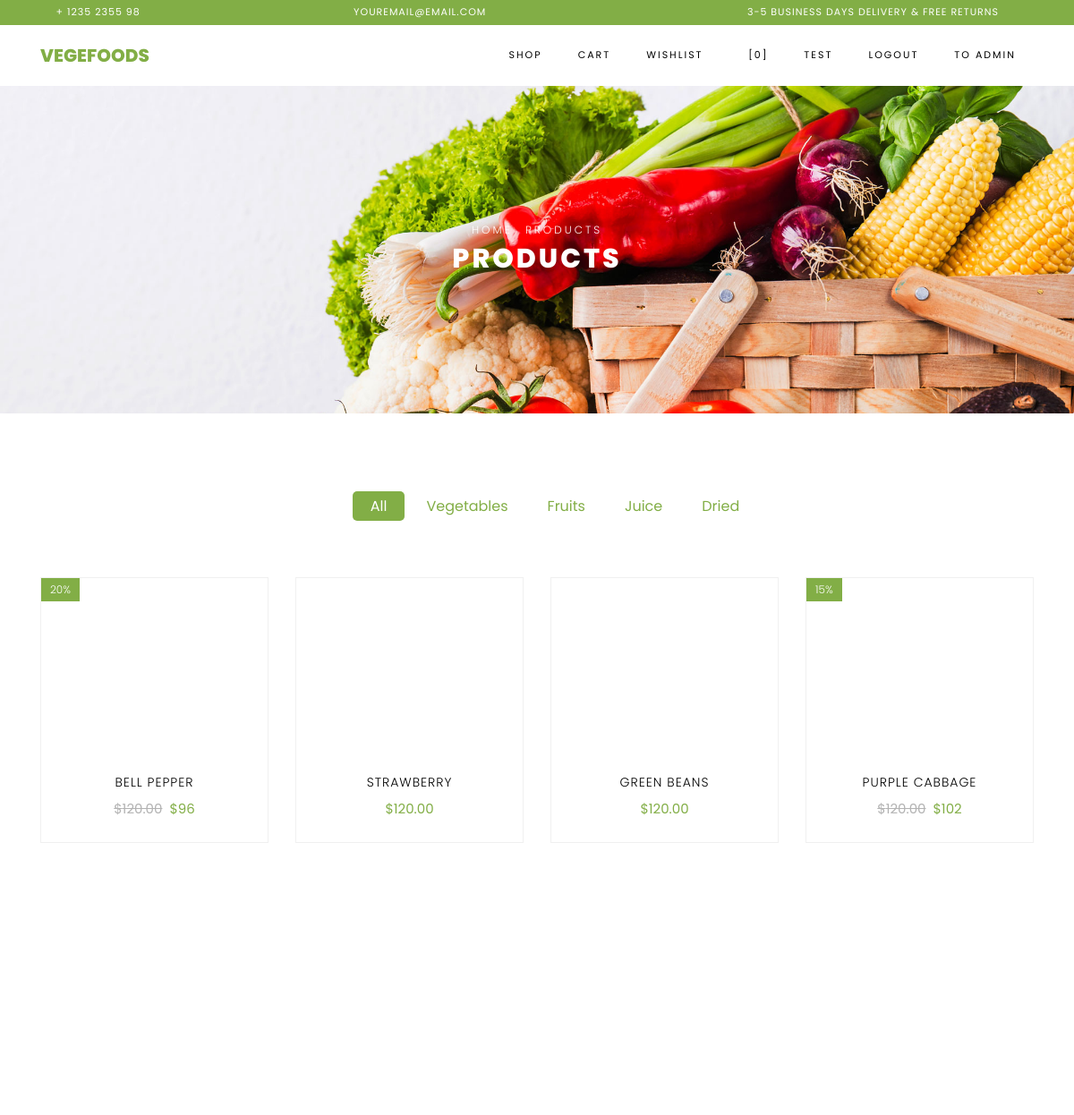
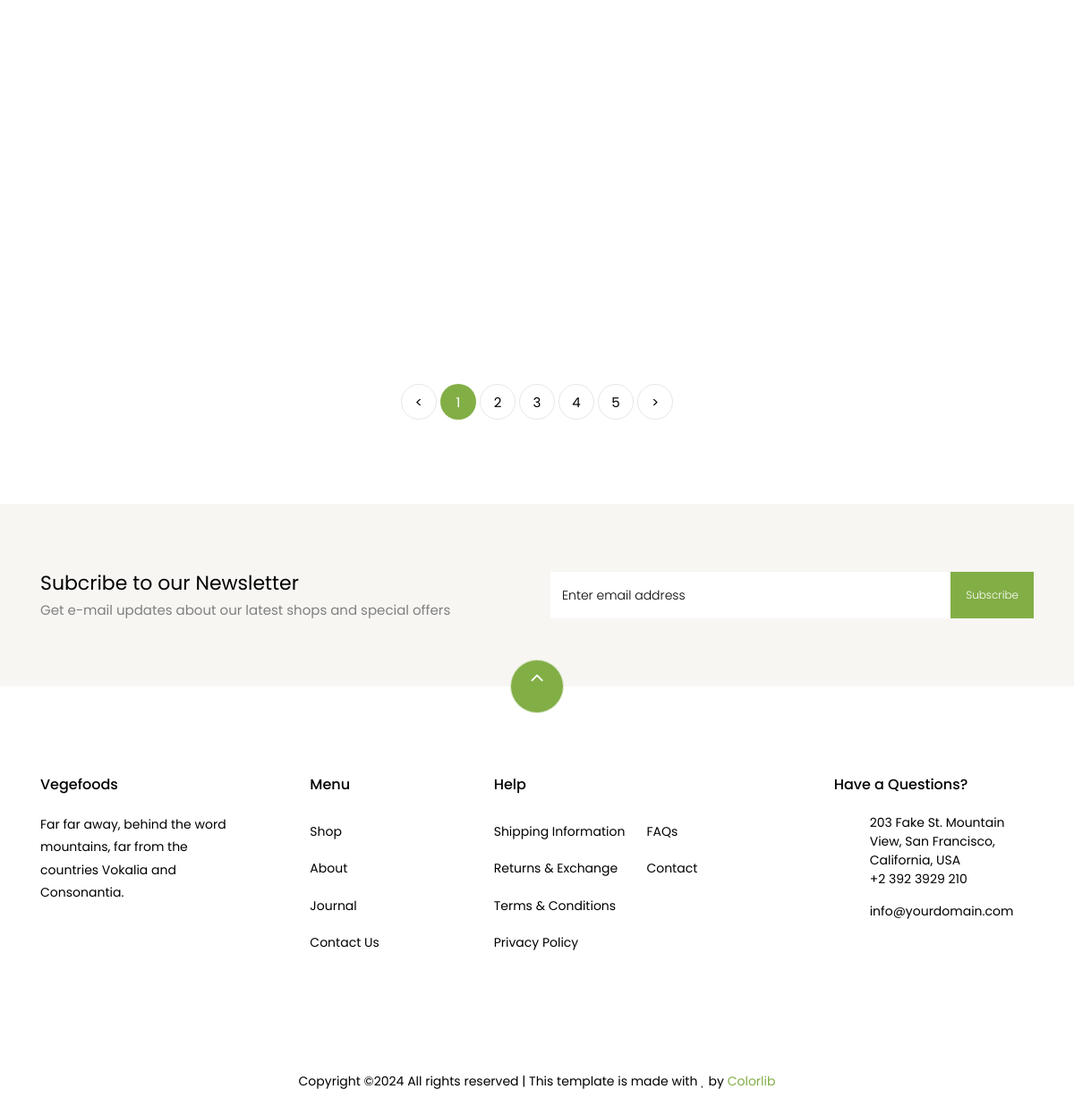
Screenshot of / (signed in) with the database file from the repository (2 pictures, top to bottom).
### store/models.py (models this page shows, shortened)
class Product(models.Model):
    name = models.CharField(max_length=255)
    description = models.TextField()
    price = models.DecimalField(max_digits=10, decimal_places=2)
    image = models.ImageField(upload_to='static/products/', null=True,
                              blank=True)
    category = models.ForeignKey(Category, on_delete=models.CASCADE)
    created_time = models.DateTimeField(auto_now_add=True)
    updated_time = models.DateTimeField(auto_now=True)

### store/views.py (the view)
# urls.py: path('', ShopView.as_view(), name='shop'),
class ShopView(View):
    def get(self, request):
        discount_value = Case(When(discount__value__gte=0,
                                   discount__date_begin__lte=timezone.now(),
                                   discount__date_end__gte=timezone.now(),
                                   then=F('discount__value')),
                              default=0,
                              output_field=DecimalField(max_digits=10, decimal_places=2)
                              )
        price_with_discount = ExpressionWrapper(
            F('price') * (100.0 - F('discount_value')) / 100.0,
            output_field=DecimalField(max_digits=10, decimal_places=2)
        )
        products = Product.objects.annotate(
            discount_value=discount_value,
            price_before=F('price'),
            price_after=price_with_discount
        ).values('id', 'name', 'image', 'price_before', 'price_after',
                 'discount_value')
        return render(request, 'store/shop.html', {"data": products})

### store/templates/store/shop.html (shortened to what this page needs)
{% extends 'store/base.html' %}
{% load static %}
{% block content %}
    <div class="hero-wrap hero-bread" style="background-image: url({% static 'store/images/bg_1.jpg'%});">
      <div class="container">
        <div class="row no-gutters slider-text align-items-center justify-content-center">
          <div class="col-md-9 ftco-animate text-center">
          	<p class="breadcrumbs"><span class="mr-2"><a href="index.html">Home</a></span> <span>Products</span></p>
            <h1 class="mb-0 bread">Products</h1>
          </div>
        </div>
      </div>
    </div>
    <section class="ftco-section">
    	<div class="container">
    		<div class="row justify-content-center">
    			<div class="col-md-10 mb-5 text-center">
    				<ul class="product-category">
    					<li><a href="#" class="active">All</a></li>
    					<li><a href="#">Vegetables</a></li>
    					<li><a href="#">Fruits</a></li>
    					<li><a href="#">Juice</a></li>
    					<li><a href="#">Dried</a></li>
    				</ul>
    			</div>
    		</div>
    		<div class="row">
    			{% for product in data %}
                <div class="col-md-6 col-lg-3 ftco-animate">
    				<div class="product">
    					<a href="{% url 'store:product' product.id %}" class="img-prod"><img class="img-fluid" src="/{{ product.image }}" alt="Colorlib Template">
    						{% if product.discount_value %}
                            <span class="status">{{product.discount_value}}%</span>
                            {% endif %}
    					</a>
    					<div class="text py-3 pb-4 px-3 text-center">
    						<h3><a href="#">{{product.name}}</a></h3>
    						<div class="d-flex">
    							<div class="pricing">
		    						{% if product.discount_value %}
                                    <p class="price"><span class="mr-2 price-dc">${{product.price_before}}</span><span class="price-sale">${{product.price_after}}</span></p>
                                    {% else %}
                                    <p class="price"><span>${{product.price_before}}</span></p>
                                    {% endif %}
		    					</div>
	    					</div>
    					</div>
    				</div>
    			</div>
                {% endfor %}
    		</div>
    		<div class="row mt-5">
          <div class="col text-center">
            <div class="block-27">
              <ul>
                <li><a href="#">&lt;</a></li>
                <li class="active"><span>1</span></li>
                <li><a href="#">2</a></li>
                <li><a href="#">3</a></li>
                <li><a href="#">4</a></li>
                <li><a href="#">5</a></li>
                <li><a href="#">&gt;</a></li>
              </ul>
            </div>
          </div>
        </div>
    	</div>
    </section>
		<section class="ftco-section ftco-no-pt ftco-no-pb py-5 bg-light">
      <div class="container py-4">
        <div class="row d-flex justify-content-center py-5">
          <div class="col-md-6">
          	<h2 style="font-size: 22px;" class="mb-0">Subcribe to our Newsletter</h2>
          	<span>Get e-mail updates about our latest shops and special offers</span>
          </div>
          <div class="col-md-6 d-flex align-items-center">
            <form action="#" class="subscribe-form">
              <div class="form-group d-flex">
                <input type="text" class="form-control" placeholder="Enter email address">
                <input type="submit" value="Subscribe" class="submit px-3">
              </div>
            </form>
          </div>
        </div>
      </div>
    </section>
{% endblock %}

### store/templates/store/base.html (shortened to what this page needs)
{% load static %}
<!DOCTYPE html>
<html lang="en">
{% block header %}
  <head>
    <link rel="stylesheet" href="{% static 'store/css/open-iconic-bootstrap.min.css'%}">
    <link rel="stylesheet" href="{% static 'store/css/animate.css'%}">
    <link rel="stylesheet" href="{% static 'store/css/owl.carousel.min.css'%}">
    <link rel="stylesheet" href="{% static 'store/css/owl.theme.default.min.css'%}">
    <link rel="stylesheet" href="{% static 'store/css/magnific-popup.css'%}">
    <link rel="stylesheet" href="{% static 'store/css/aos.css'%}">
    <link rel="stylesheet" href="{% static 'store/css/ionicons.min.css'%}">
    <link rel="stylesheet" href="{% static 'store/css/bootstrap-datepicker.css'%}">
    <link rel="stylesheet" href="{% static 'store/css/jquery.timepicker.css'%}">
    <link rel="stylesheet" href="{% static 'store/css/flaticon.css'%}">
    <link rel="stylesheet" href="{% static 'store/css/icomoon.css'%}">
    <link rel="stylesheet" href="{% static 'store/css/style.css'%}">
  </head>
  <body class="goto-here">
		<div class="py-1 bg-primary">
    	<div class="container">
    		<div class="row no-gutters d-flex align-items-start align-items-center px-md-0">
	    		<div class="col-lg-12 d-block">
		    		<div class="row d-flex">
		    			<div class="col-md pr-4 d-flex topper align-items-center">
					    	<div class="icon mr-2 d-flex justify-content-center align-items-center"><span class="icon-phone2"></span></div>
						    <span class="text">+ 1235 2355 98</span>
					    </div>
					    <div class="col-md pr-4 d-flex topper align-items-center">
					    	<div class="icon mr-2 d-flex justify-content-center align-items-center"><span class="icon-paper-plane"></span></div>
						    <span class="text">youremail@email.com</span>
					    </div>
					    <div class="col-md-5 pr-4 d-flex topper align-items-center text-lg-right">
						    <span class="text">3-5 Business days delivery &amp; Free Returns</span>
					    </div>
				    </div>
			    </div>
		    </div>
		  </div>
    </div>
    <nav class="navbar navbar-expand-lg navbar-dark ftco_navbar bg-dark ftco-navbar-light" id="ftco-navbar">
	    <div class="container">
	      <a class="navbar-brand" href="#">Vegefoods</a>
	      <div class="collapse navbar-collapse" id="ftco-nav">
	        <ul class="navbar-nav ml-auto">
              	<li class="nav-item"><a class="nav-link" href="{% url 'store:shop' %}">Shop</a></li>
                <li class="nav-item"><a class="nav-link" href="{% url 'store:cart' %}">Cart</a></li>
                <li class="nav-item"><a class="nav-link" href="{% url 'store:wishlist' %}">Wishlist</a></li>
	          <li class="nav-item cta cta-colored"><a href="{% url 'store:cart' %}" class="nav-link"><span class="icon-shopping_cart"></span>[0]</a></li>
                {% if request.user.is_authenticated %}
                <li class="nav-item"><a class="nav-link">{{request.user.username}}</a></li>
                <li class="nav-item"><a class="nav-link" href="{% url 'login:logout' %}">Logout</a></li>
                    {% if  request.user.is_staff %}
                    <li class="nav-item"><a class="nav-link" href="/admin/">To Admin</a></li>
                    {% endif %}
                {% else %}
                <li class="nav-item"><a class="nav-link" href="{% url 'login:login' %}">Login</a></li>
                {% endif %}
	        </ul>
	      </div>
	    </div>
	  </nav>
  {% endblock %}
{% block content %}
{% endblock %}
{% block footer %}
    <footer class="ftco-footer ftco-section">
      <div class="container">
      	<div class="row">
      		<div class="mouse">
						<a href="#" class="mouse-icon">
							<div class="mouse-wheel"><span class="ion-ios-arrow-up"></span></div>
						</a>
					</div>
      	</div>
        <div class="row mb-5">
          <div class="col-md">
            <div class="ftco-footer-widget mb-4">
              <h2 class="ftco-heading-2">Vegefoods</h2>
              <p>Far far away, behind the word mountains, far from the countries Vokalia and Consonantia.</p>
              <ul class="ftco-footer-social list-unstyled float-md-left float-lft mt-5">
              </ul>
            </div>
          </div>
          <div class="col-md">
            <div class="ftco-footer-widget mb-4 ml-md-5">
              <h2 class="ftco-heading-2">Menu</h2>
              <ul class="list-unstyled">
                <li><a href="#" class="py-2 d-block">Shop</a></li>
                <li><a href="#" class="py-2 d-block">About</a></li>
                <li><a href="#" class="py-2 d-block">Journal</a></li>
                <li><a href="#" class="py-2 d-block">Contact Us</a></li>
              </ul>
            </div>
          </div>
          <div class="col-md-4">
             <div class="ftco-footer-widget mb-4">
              <h2 class="ftco-heading-2">Help</h2>
              <div class="d-flex">
	              <ul class="list-unstyled mr-l-5 pr-l-3 mr-4">
	                <li><a href="#" class="py-2 d-block">Shipping Information</a></li>
	                <li><a href="#" class="py-2 d-block">Returns &amp; Exchange</a></li>
	                <li><a href="#" class="py-2 d-block">Terms &amp; Conditions</a></li>
	                <li><a href="#" class="py-2 d-block">Privacy Policy</a></li>
	              </ul>
	              <ul class="list-unstyled">
	                <li><a href="#" class="py-2 d-block">FAQs</a></li>
	                <li><a href="#" class="py-2 d-block">Contact</a></li>
	              </ul>
	            </div>
            </div>
          </div>
          <div class="col-md">
            <div class="ftco-footer-widget mb-4">
            	<h2 class="ftco-heading-2">Have a Questions?</h2>
            	<div class="block-23 mb-3">
	              <ul>
	                <li><span class="icon icon-map-marker"></span><span class="text">203 Fake St. Mountain View, San Francisco, California, USA</span></li>
	                <li><a href="#"><span class="icon icon-phone"></span><span class="text">+2 392 3929 210</span></a></li>
	                <li><a href="#"><span class="icon icon-envelope"></span><span class="text">info@yourdomain.com</span></a></li>
	              </ul>
	            </div>
            </div>
          </div>
        </div>
        <div class="row">
          <div class="col-md-12 text-center">
            <p>
						  Copyright &copy;<script>document.write(new Date().getFullYear());</script> All rights reserved | This template is made with <i class="icon-heart color-danger" aria-hidden="true"></i> by <a href="https://colorlib.com" target="_blank">Colorlib</a>
						</p>
          </div>
        </div>
      </div>
    </footer>
{% endblock %}
  </body>
</html>

### store/static/store/css/icomoon.css (style rules this page uses)
[class^="icon-"], [class*=" icon-"] { font-family: 'icomoon' !important; speak: none; font-style: normal; font-weight: normal; font-variant: normal; text-transform: none; line-height: 1; -webkit-font-smoothing: antialiased; -moz-osx-font-smoothing: grayscale; }
.icon-heart:before { content: "\f004"; }
.icon-map-marker:before { content: "\f041"; }
.icon-phone:before { content: "\f095"; }
.icon-envelope:before { content: "\f0e0"; }
.icon-paper-plane:before { content: "\f1d8"; }
.icon-phone2:before { content: "\e0cd"; }
.icon-shopping_cart:before { content: "\e8cc"; }

### rows the page displays
Product: discount_value "20", name "BELL PEPPER", price_before "120.00", price_after "96"
Product: name "STRAWBERRY", price_before "120.00"
Product: name "GREEN BEANS", price_before "120.00"
Product: discount_value "15", name "PURPLE CABBAGE", price_before "120.00", price_after "102"

### other values shown
{{ request.user.username }} "TEST"
